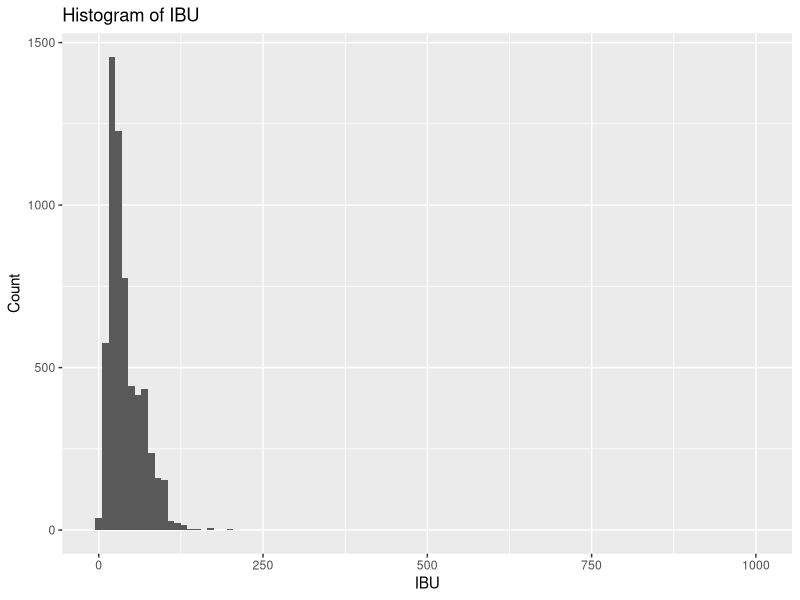
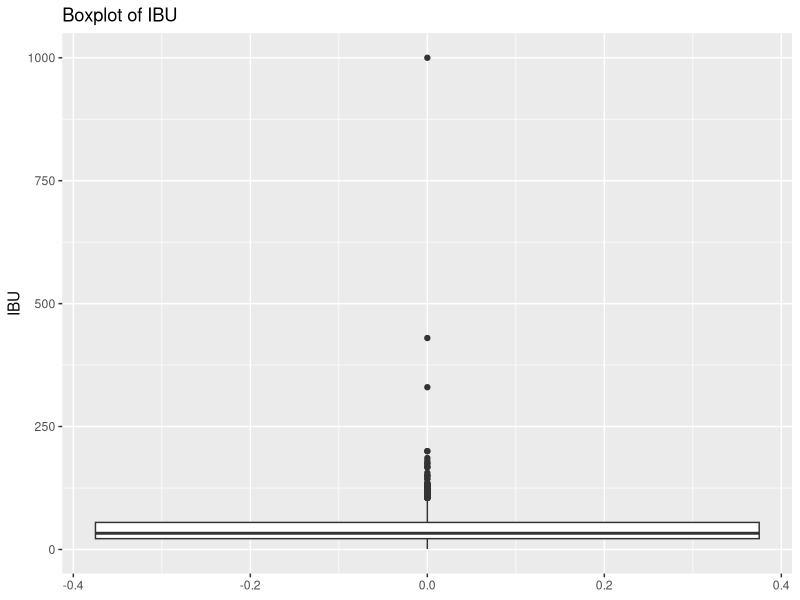
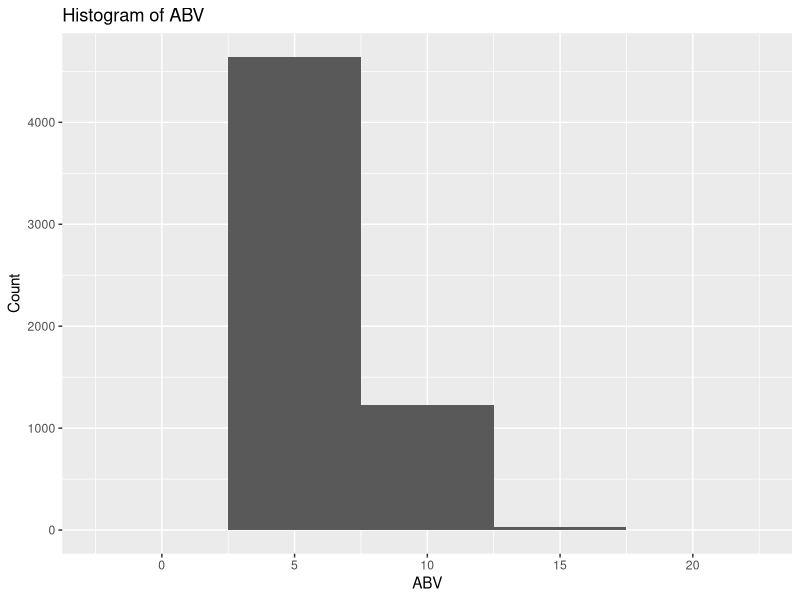
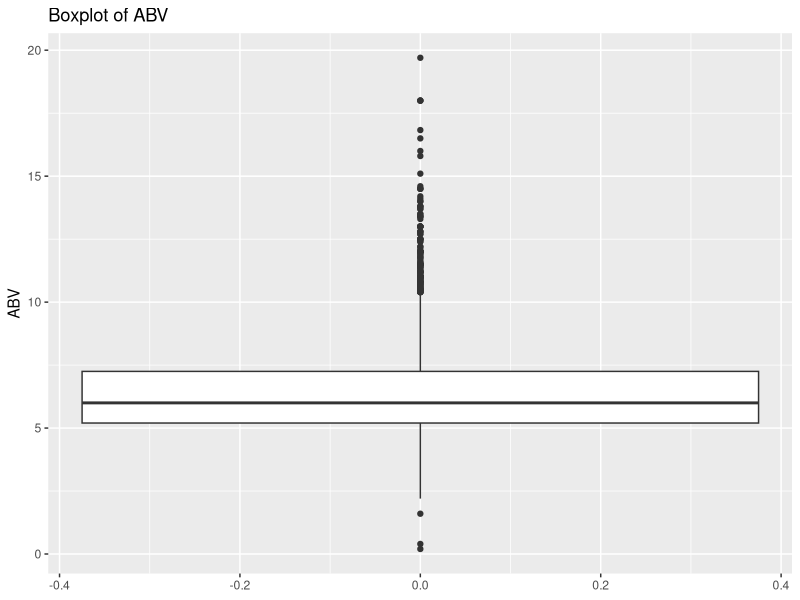
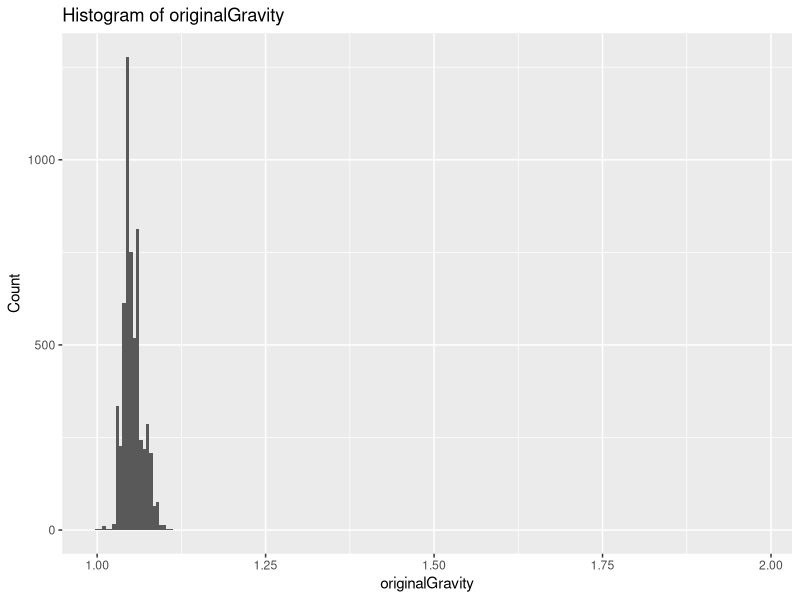
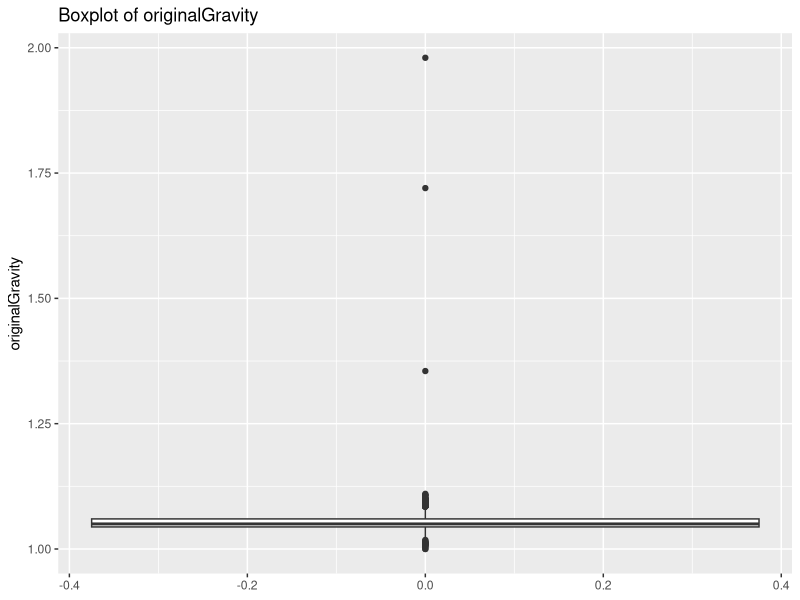
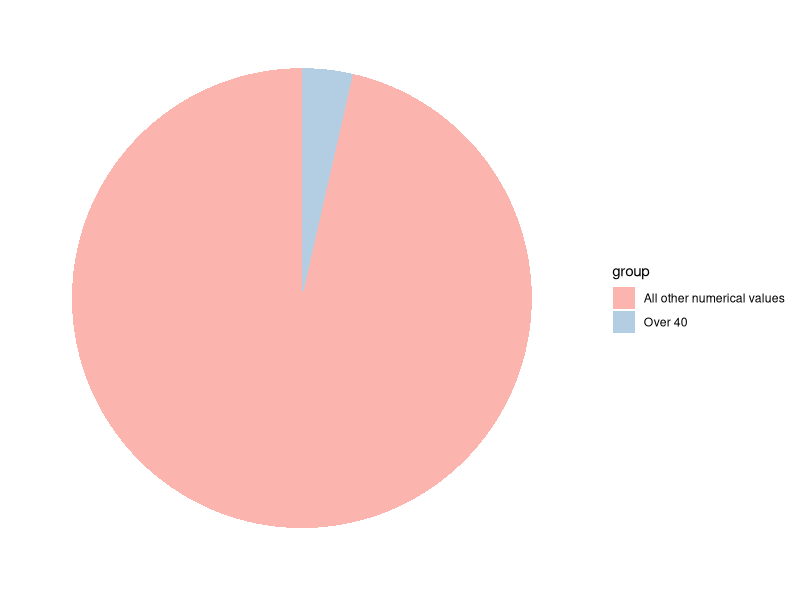
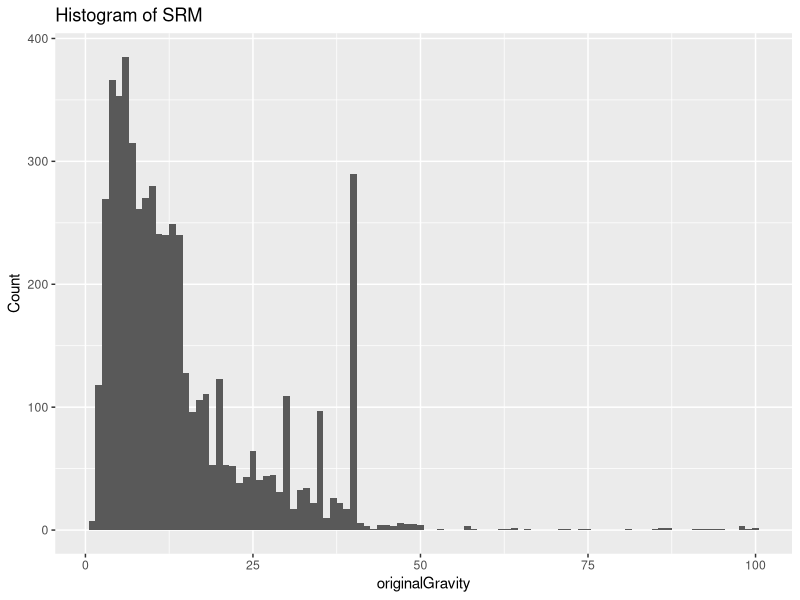

The R script that drew these images, in order:
## ---- chunk 1
install.packages("tidyverse")
library(tidyverse)
## ---- chunk 2
install.packages("ggplot2")
library(ggplot2)
install.packages("RColorBrewer")
library(RColorBrewer)
library(gridExtra)
library(GGally)
## ---- chunk 3
blank_theme <- theme_minimal()+
  theme(
  axis.title.x = element_blank(),
  axis.title.y = element_blank(),
  panel.border = element_blank(),
  panel.grid=element_blank(),
  axis.ticks = element_blank(),
  plot.title=element_text(size=14, face="bold")
  )
## ---- chunk 4
beerdf = read.csv("beer_train.csv")
#head(beerdf)
View(beerdf)
dim(beerdf)
colnames(beerdf)
## ---- chunk 5
#table(beerdf$isOrganic)
beerdf$isOrganic[which(beerdf$isOrganic=="Y")] <- 1

beerdf$isOrganic[which(beerdf$isOrganic=="N")] <- 0

beerdf$isOrganic <- as.numeric(beerdf$isOrganic)

View(beerdf)
#table(beerdf$isOrganic)
## ---- chunk 6
# Number of missing data values in glass 
sum(beerdf$glass == "")
## ---- chunk 7
beerdf_new <- subset(beerdf, select = -c(available, description, glass, name, id))

View(beerdf_new)
dim(beerdf_new)
colnames(beerdf_new)
## ---- chunk 8
summary(beerdf_new)
typeof(beerdf_new)
## ---- chunk 9
# IBU Histogram
ggplot(data = beerdf_new, aes(x = ibu)) +
  geom_histogram(binwidth = 10) +
  labs(title = "Histogram of IBU", x = "IBU", y = "Count") + 
  scale_color_brewer(palette = "Pastel1")
## ---- chunk 10
# Observing Outliers visullay for IBU using Bolxplot
ggplot(data = beerdf_new, aes(y = ibu)) +
  geom_boxplot() +
  labs(title = "Boxplot of IBU", y = "IBU") + 
  scale_color_brewer(palette = "Pastel1")
## ---- chunk 11
# Constructing our upper and lowerbounds
Q1 <- quantile(beerdf_new$ibu, 0.25)
Q3 <- quantile(beerdf_new$ibu, 0.75)
IQR <- Q3 - Q1

lower_bound <- Q1 - 1.5 * IQR
upper_bound <- Q3 + 1.5 * IQR

# Identifying our outliers
outliers <- beerdf_new$ibu[beerdf_new$ibu < lower_bound | beerdf_new$ibu > upper_bound]
print(outliers)
length(outliers)
## ---- chunk 12
beerdf_new <- beerdf_new[beerdf_new$ibu >= lower_bound & beerdf_new$ibu <= upper_bound, ]
dim(beerdf_new)
## ---- chunk 13
# ABV Histogram
ggplot(data = beerdf_new, aes(x = abv)) +
  geom_histogram(binwidth = 5) +
  labs(title = "Histogram of ABV", x = "ABV", y = "Count") + 
  scale_color_brewer(palette = "Pastel1")
## ---- chunk 14
# Observing Outliers visullay for ABV using Bolxplot
ggplot(data = beerdf_new, aes(y = abv)) +
  geom_boxplot() +
  labs(title = "Boxplot of ABV", y = "ABV") + 
  scale_color_brewer(palette = "Pastel1")
## ---- chunk 15
# ABV
# Constructing our upper and lowerbounds
abv_Q1 <- quantile(beerdf_new$abv, 0.25)
abv_Q3 <- quantile(beerdf_new$abv, 0.75)
abv_IQR <- abv_Q3 - abv_Q1

abv_lower_bound <- abv_Q1 - 1.5 * abv_IQR
abv_upper_bound <- abv_Q3 + 1.5 * abv_IQR

# Identifying our outliers
abv_outliers <- beerdf_new$abv[beerdf_new$abv < abv_lower_bound | beerdf_new$abv > abv_upper_bound]
print(abv_outliers)
length(abv_outliers) 
## ---- chunk 16
# Creating a new data set that has no outliers
cleaned_data <- beerdf_new[beerdf_new$abv >= abv_lower_bound & beerdf_new$abv <= abv_upper_bound, ]
dim(cleaned_data)
## ---- chunk 17
# OiginalGravity Histogram
ggplot(data = cleaned_data, aes(x = originalGravity)) +
  geom_histogram(binwidth = .005) +
  labs(title = "Histogram of originalGravity", x = "originalGravity", y = "Count") + 
  scale_color_brewer(palette = "Pastel1")

# Observing Outliers visullay for originalGravity using Bolxplot
ggplot(data = cleaned_data, aes(y = originalGravity)) +
  geom_boxplot() +
  labs(title = "Boxplot of originalGravity", y = "originalGravity") + 
  scale_color_brewer(palette = "Pastel1")
## ---- chunk 18
# Original Gravity
# Constructing our upper and lowerbounds
og_Q1 <- quantile(cleaned_data$originalGravity, 0.25)
og_Q3 <- quantile(cleaned_data$originalGravity, 0.75)
og_IQR <- og_Q3 - og_Q1

og_lower_bound <- og_Q1 - 1.5 * og_IQR
og_upper_bound <- og_Q3 + 1.5 * og_IQR

# Identifying our outliers
og_outliers <- cleaned_data$originalGravity[cleaned_data$originalGravity < og_lower_bound | cleaned_data$originalGravity > og_upper_bound]
print(og_outliers)
length(og_outliers) 

# Further cleaning our data set to remove original Gravity outliers
cleaned_data <- cleaned_data[cleaned_data$originalGravity >= og_lower_bound & cleaned_data$originalGravity <= og_upper_bound, ]
dim(cleaned_data)
## ---- chunk 19
srmover40 <- sum(beerdf_new$srm == "Over 40")
srmothernums <- sum(beerdf_new$srm != "Over 40")

srmcategcounts <- data.frame(
  group = c("Over 40", "All other numerical values"),
  value = c(srmover40, srmothernums)
  )

ggplot(srmcategcounts, aes(x="", y=value, fill=group)) +
  geom_bar(width = 1, stat = "identity") + coord_polar("y") +
  scale_fill_brewer(palette = "Pastel1") + blank_theme + theme(axis.text.x=element_blank())
## ---- chunk 20
# Removing values 'Over 40'
data_clean <- cleaned_data %>%
  filter(!grepl("Over 40", srm))
dim(data_clean)
## ---- chunk 21
# Converting Character values to Numerics
str(data_clean$srm)

data_clean$srm <- unlist(data_clean$srm)
data_clean$srm <- as.numeric(as.character(data_clean$srm))

str(data_clean$srm)
## ---- chunk 22
# SRM Histogram
ggplot(data = data_clean, aes(x = srm)) +
  geom_histogram(binwidth = 1) +
  labs(title = "Histogram of SRM", x = "originalGravity", y = "Count") +
  scale_color_brewer(palette = "Pastel1")

# Observing Outliers visullay for SRM using Bolxplot
ggplot(data = data_clean, aes(y = srm)) +
  geom_boxplot() +
  labs(title = "Boxplot of SRM", y = "SRM") +
  scale_color_brewer(palette = "Pastel1")
## ---- chunk 23
# SRM
# Constructing our upper and lowerbounds
srm_Q1 <- quantile(data_clean$srm, 0.25)
srm_Q3 <- quantile(data_clean$srm, 0.75)
srm_IQR <- srm_Q3 - srm_Q1

srm_lower_bound <- srm_Q1 - 1.5 * srm_IQR
srm_upper_bound <- srm_Q3 + 1.5 * srm_IQR

# Identifying our outliers
srm_outliers <- data_clean$srm[data_clean$srm < srm_lower_bound | data_clean$srm > srm_upper_bound]
print(srm_outliers)
length(srm_outliers) 

# Further cleaning our data set to remove SRM outliers
data_clean <- data_clean[data_clean$srm >= srm_lower_bound & data_clean$srm <= srm_upper_bound, ]
dim(data_clean)
## ---- chunk 24
sp1_new <- ggplot(beerdf_new, aes(x = abv, y = ibu, color = factor(isOrganic))) +
  geom_point(size = 1) +
  labs(title = "IBU vs ABV (beerdf_new)", x = "Alcohol by Volume (ABV)", y = "Bitterness (IBU)", color = "Is Organic") + 
  scale_color_brewer(palette = "Pastel1")
sp2_new <- ggplot(beerdf_new, aes(x = originalGravity, y = ibu, color = factor(isOrganic))) +
  geom_point(size = 1) +
  labs(title = "IBU vs Original Gravity (beerdf_new)", x = "Original Gravity", y = "Bitterness (IBU)", color = "Is Organic") + 
  scale_color_brewer(palette = "Pastel1")
sp3_new <- ggplot(beerdf_new, aes(x = srm, y = ibu, color = factor(isOrganic))) +
  geom_point(size = 1) +
  labs(title = "IBU vs SRM (beerdf_new)", x = "SRM (Beer Color)", y = "Bitterness (IBU)", color = "Is Organic") + 
  scale_color_brewer(palette = "Pastel1")
sp4_new <- ggplot(beerdf_new, aes(x = abv, y = srm, color = factor(isOrganic))) +
  geom_point(size = 1) +
  labs(title = "SRM vs ABV (beerdf_new)", x = "Alcohol by Volume (ABV)", y = "SRM (Beer Color)", color = "Is Organic") + 
  scale_color_brewer(palette = "Pastel1")
sp5_new <- ggplot(beerdf_new, aes(x = ibu, y = srm, color = factor(isOrganic))) +
  geom_point(size = 1) +
  labs(title = "SRM vs IBU (beerdf_new)", x = "Bitterness (IBU)", y = "SRM (Beer Color)", color = "Is Organic") + 
  scale_color_brewer(palette = "Pastel1")

# Display the plots for beerdf_new
grid.arrange(sp1_new, sp2_new, sp3_new, sp4_new, sp5_new, ncol = 2)

# Visualizations for data_clean
sp1_clean <- ggplot(data_clean, aes(x = abv, y = ibu, color = factor(isOrganic))) +
  geom_point(size = 1) +
  labs(title = "IBU vs ABV (data_clean)", x = "Alcohol by Volume (ABV)", y = "Bitterness (IBU)", color = "Is Organic") + 
  scale_color_brewer(palette = "Pastel1")
sp2_clean <- ggplot(data_clean, aes(x = originalGravity, y = ibu, color = factor(isOrganic))) +
  geom_point(size = 1) +
  labs(title = "IBU vs Original Gravity (data_clean)", x = "Original Gravity", y = "Bitterness (IBU)", color = "Is Organic") + 
  scale_color_brewer(palette = "Pastel1")
sp3_clean <- ggplot(data_clean, aes(x = srm, y = ibu, color = factor(isOrganic))) +
  geom_point(size = 1) +
  labs(title = "IBU vs SRM (data_clean)", x = "SRM (Beer Color)", y = "Bitterness (IBU)", color = "Is Organic") + 
  scale_color_brewer(palette = "Pastel1")
sp4_clean <- ggplot(data_clean, aes(x = abv, y = srm, color = factor(isOrganic))) +
  geom_point(size = 1) +
  labs(title = "SRM vs ABV (data_clean)", x = "Alcohol by Volume (ABV)", y = "SRM (Beer Color)", color = "Is Organic") + 
  scale_color_brewer(palette = "Pastel1")
sp5_clean <- ggplot(data_clean, aes(x = ibu, y = srm, color = factor(isOrganic))) +
  geom_point(size = 1) +
  labs(title = "SRM vs IBU (data_clean)", x = "Bitterness (IBU)", y = "SRM (Beer Color)", color = "Is Organic") + 
  scale_color_brewer(palette = "Pastel1")

# Display the plots for data_clean
grid.arrange(sp1_clean, sp2_clean, sp3_clean, sp4_clean, sp5_clean, ncol = 2)
## ---- chunk 25
ggpairs(data_clean) + scale_color_brewer(palette = "Pastel1")
## ---- chunk 26
fullmodel <- lm(ibu ~ ., data = data_clean)
summary((fullmodel))
## ---- chunk 27
nullmodel <- lm(ibu ~ 1, data = data_clean)
stepmodel1 <- step(nullmodel, scope = list(lower = nullmodel, upper = fullmodel), direction = "both",test="F")
summary(stepmodel1)
## ---- chunk 28
stepmodel2 <- step(fullmodel, scope = list(lower = nullmodel, upper = fullmodel), direction = "both",test="F")
summary(stepmodel2)
